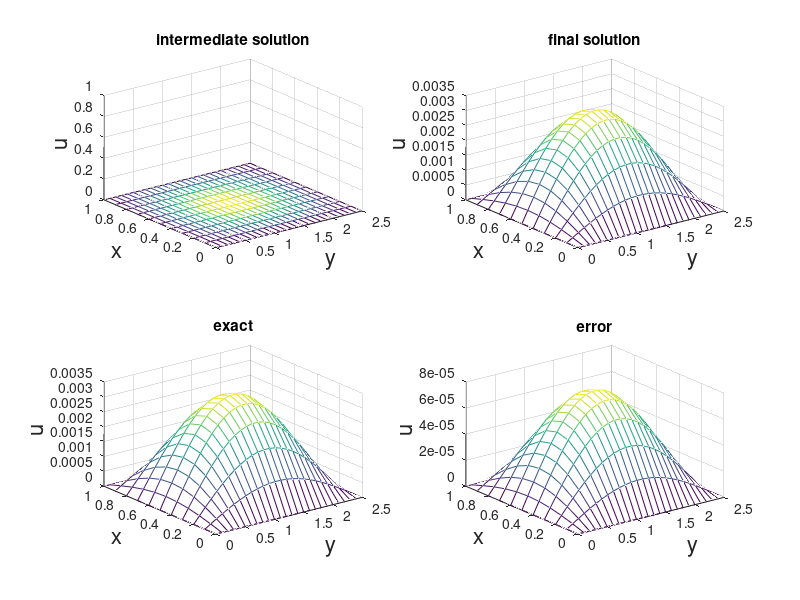

The MATLAB source for this figure:
% HW15 Problem 1
%
% Solve the 2D IBVP using the simple explicit method

%% parameters
pb = 1; % whether to plot intermediate solution
t0 = 0.0;
tf = 0.5;
h = 0.1; % one at a time!
k = 0.002;
r = k/h^2;
% domain
ymax = 2.5;
y = (0:h:ymax)';
ymids = y(2:end-1);
x = (0:h:1)';
xmids = x(2:end-1);
M = length(x); 
N = length(y);
t = (t0:k:tf)';
% initial distribution
[xx,yy] = meshgrid(x,y);
u0 = sin(pi.*xx).*sin(pi.*yy./ymax);
% boundaries
g00 = 0.*ones(length(t),1); % x at 0
g10 = 0.*ones(length(t),1); % x at 1
g01 = 0.*ones(length(t),1); % y at 0
g11 = 0.*ones(length(t),1); % y at ymax

u = u0;

%% solving loop

if pb
    figure(15010101); % for watching solution
    subplot(221);
    mesh(u0);
    xlabel('y','FontSize',16);
    ylabel('x','FontSize',16);
    zlabel('u','FontSize',16);
    zlim([0,1]);
end

for i=2:length(t)
    disp(t(i));
    % first set the size of unew
    unew = zeros(N,M);
    % take the middle of the matrix
    umid = u(2:end-1,2:end-1);
    % update
    % note that the index is (y,x)
    % such that (1:end-2,2:end-1) grabs from 0 boundary in y
    unew(2:end-1,2:end-1) = (1-4*r).*umid...
        +r.*u(1:end-2,2:end-1)+r.*u(3:end,2:end-1)... % shifted in y
        +r.*u(2:end-1,1:end-2)+r.*u(2:end-1,3:end); % shifted in x
    
    % check minimax prinicple
    % if max(unew) > max(u0)
    %     fprintf('your solution is behaving badly\n')
    %     break
    % end
    
    u = unew;
    
    if pb
        figure(15010101); % for watching solution
        subplot(221);
        mesh(yy,xx,u);
        xlim([0,ymax]);
        zlim([0,1]);
        xlabel('y','FontSize',16);
        ylabel('x','FontSize',16);
        zlabel('u','FontSize',16);
        % pause(.1);
    end
end

title('intermediate solution');
%% plotting
% figure(15010201);
% clf;
figure(15010101); 
subplot(222);
mesh(yy,xx,u);
xlim([0,ymax]);
xlabel('y','FontSize',16);
ylabel('x','FontSize',16);
zlabel('u','FontSize',16);
title('final solution');

uexact = sin(pi.*xx).*sin(pi.*yy./ymax).*exp(-(1+1/ymax^2)*(pi^2*tf));

% plot exact
% figure(15010301);
% clf;
figure(15010101); 
subplot(223);
mesh(yy,xx,uexact);
xlim([0,ymax]);
xlabel('y','FontSize',16);
ylabel('x','FontSize',16);
zlabel('u','FontSize',16);
title('exact');

% compare to exact
% figure(15010301);
% clf;
figure(15010101); 
subplot(224);
mesh(yy,xx,abs(uexact-u));
xlim([0,ymax]);
xlabel('y','FontSize',16);
ylabel('x','FontSize',16);
zlabel('u','FontSize',16);
title('error');
